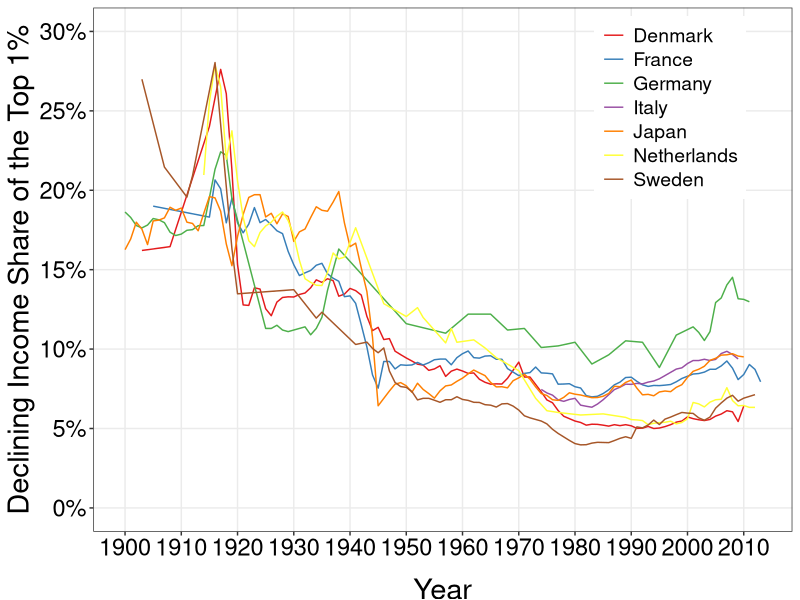
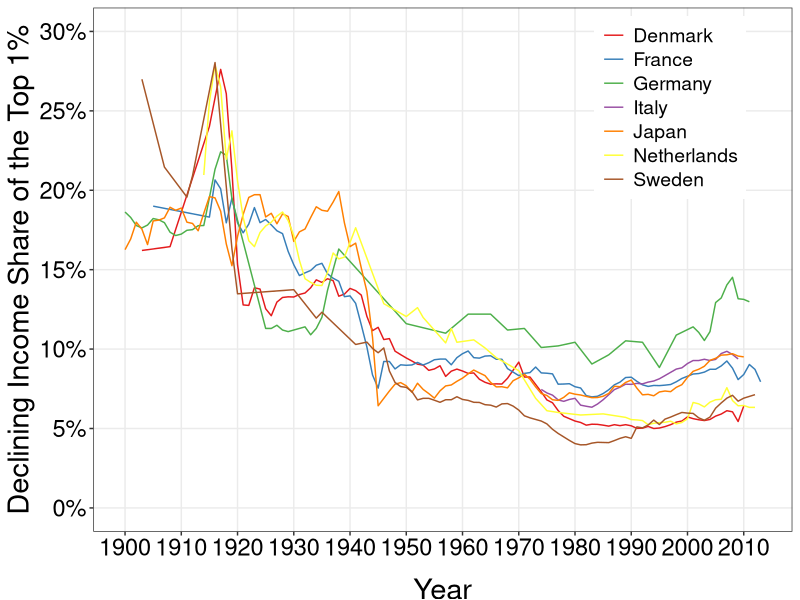

These charts were generated, in order, by the following R code:
require(shape)
library(tidyverse)
library(lubridate)
library(openxlsx)
library(readxl)

declining_share <- read_excel("capitalism/declining_share.xlsx")

COL <- c("#7fc97f", "#beaed4", "#fdc086", "#ffff99", "#386cb0", "#f0027f", "#bf5b17", "#666666")
COLA <- c("#e0f3db", "#99d8c9","#66c2a4","#41ae76", "#238b45", "#005824", "#f0027f")
COLB <- c("#c6dbef", "#4eb3d3", "#2b8cbe", "#0868ac","#084081", "#9e9ac8","#f0027f")
COLC <- c("#fcfbfd", "#efedf5", "#dadaeb", "#bcbddc", "#9e9ac8", "#807dba", "#6a51a3", "#54278f", "#3f007d")
COLD <- c("#DA3030","#41ae76","#F7DE04", "#4eb3d3","#AE82FF","#386cb0","#F48318","#FA328A", "#DA3030")

# Cleaning the wealth share data. Source: CORE
declining_share_gathered <- declining_share %>% 
  gather(Country, declining_share, c("Denmark", "France", "Germany", "Italy", "Japan", "Netherlands", "Sweden") )

declining_share1 <- declining_share_gathered[-c(1, 112, 223, 334, 445, 556, 667), ]

declining_share2 <- declining_share1 %>%
  mutate(Year = ifelse(Country == "Denmark", ...1, ifelse(Country == "France", ...3, ifelse(Country == "Germany", ...5, ifelse(Country == "Italy", ...7, ifelse(Country == "Japan", ...9, ifelse(Country == "Netherlands", ...11, ifelse(Country == "Sweden", ...13, NA))))))))

declining_share2$declining_share = as.numeric(as.character(declining_share2$declining_share))

declining_share3 <- declining_share2 %>%
  select(-c("...1", "...3", "...5", "...7", "...9", "...11", "...13")) %>%
  filter(!is.na(declining_share)) %>%
  mutate(declining_share_decimal = (declining_share)/100)

#Plotting the data
declining_share_plot <- ggplot(declining_share3, aes(x = Year, y = declining_share_decimal, group = Country, color = Country)) +
  geom_line() +
  ylab("Declining Income Share of the Top 1%") +
  scale_y_continuous(breaks = seq(0, 0.3, by = 0.05), labels = scales::percent_format(accuracy = 1), limits = c(0,0.3)) +
  scale_x_continuous(breaks = seq(1900, 2010, by = 10)) +
  scale_color_brewer(palette = "Set1") +
  theme_bw() +
  theme(panel.grid.minor = element_blank(),
        legend.position = c(0.825, 0.81),
        legend.title = element_blank(),
        axis.title.y = element_text(size = 21, vjust = 1),
        axis.title.x = element_text(size = 21, vjust = -1),
        legend.text = element_text(size = 14),
        axis.text.x = element_text(size = 17, angle = 0, color = "black"),
        axis.text.y = element_text(size = 17, color = "black")
  ) 


print(declining_share_plot) 

#Save plot to PDF
ggsave(declining_share_plot, filename = "declining_share_top_1percent.pdf",
       path = "capitalism",
       width = 9, height = 7, units = "in")
